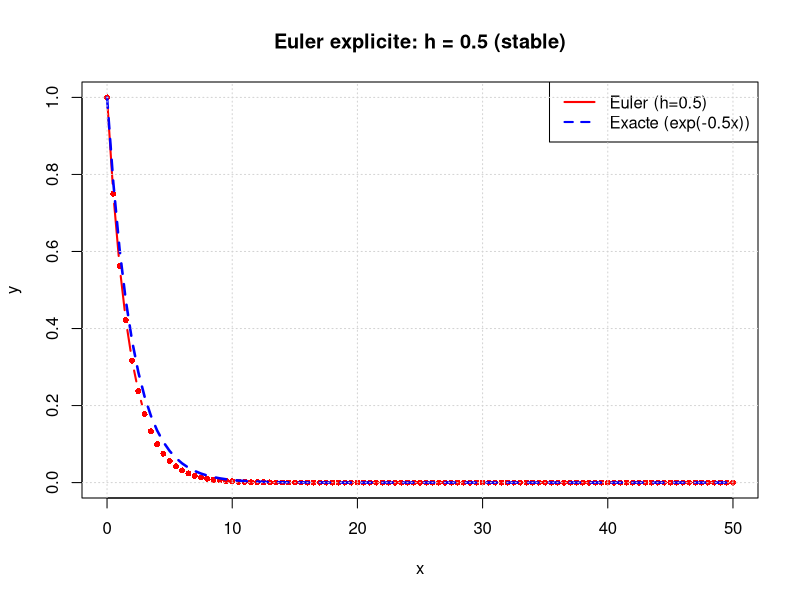
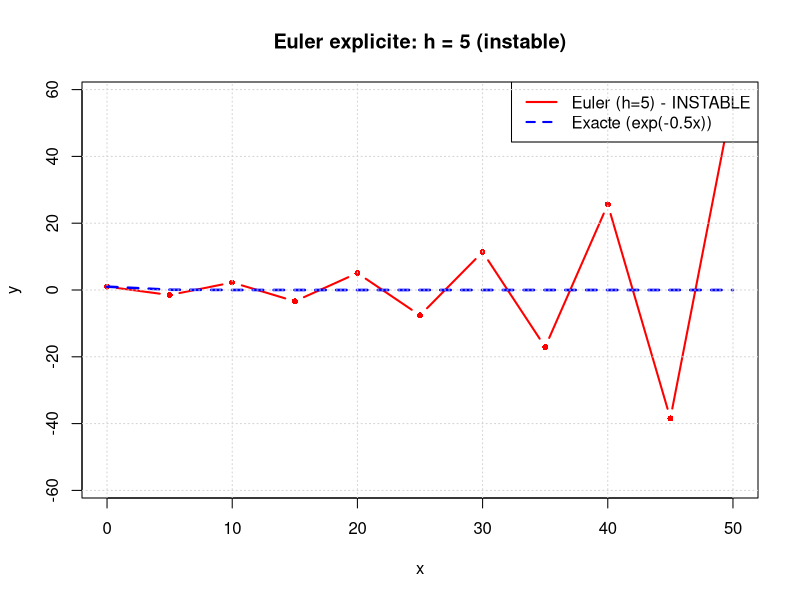
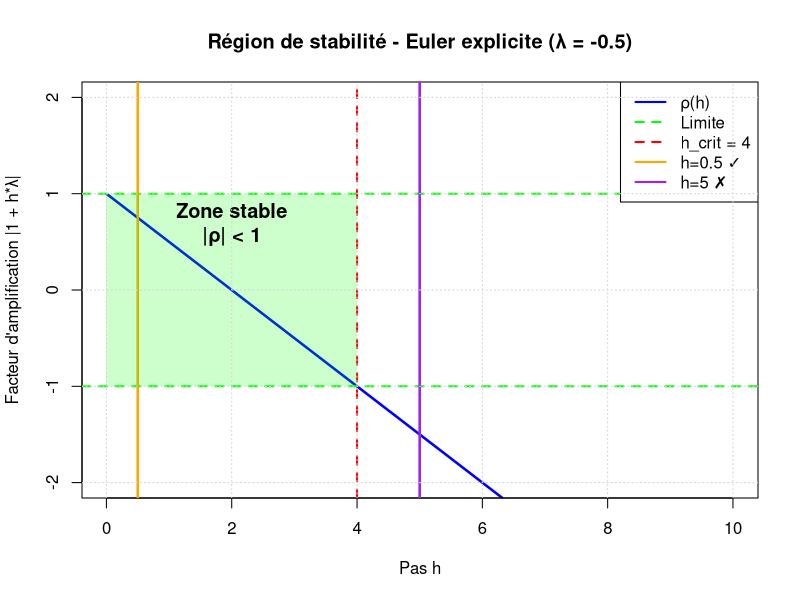
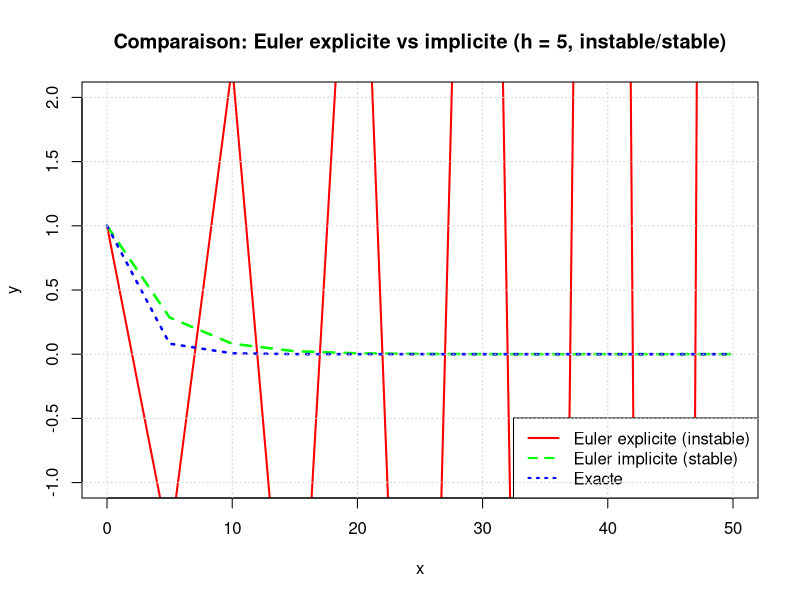
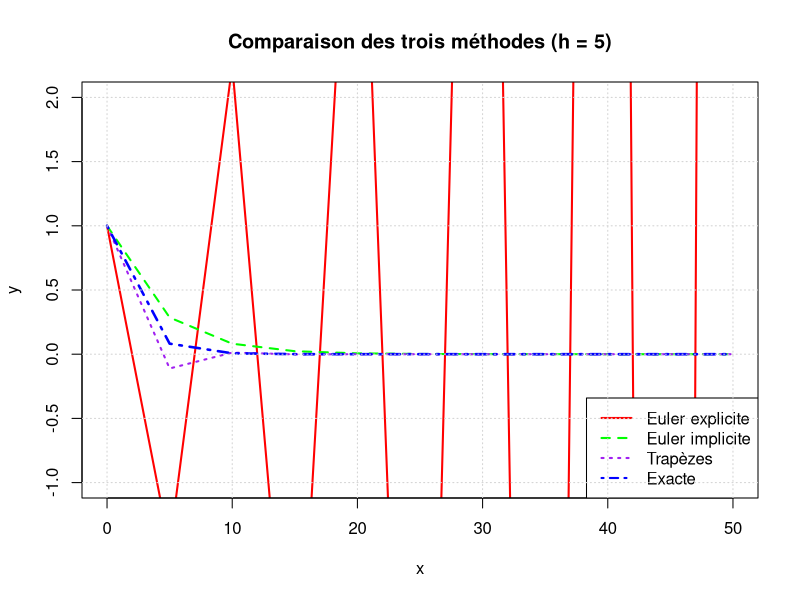
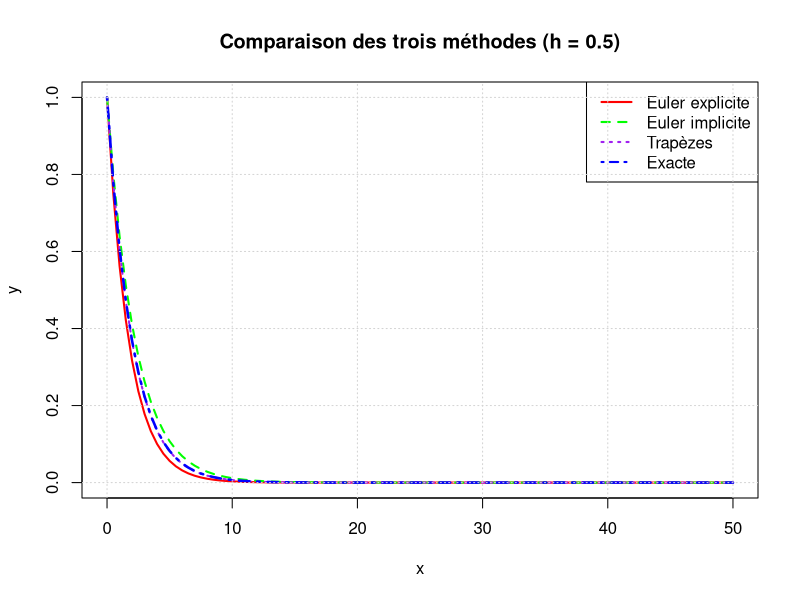
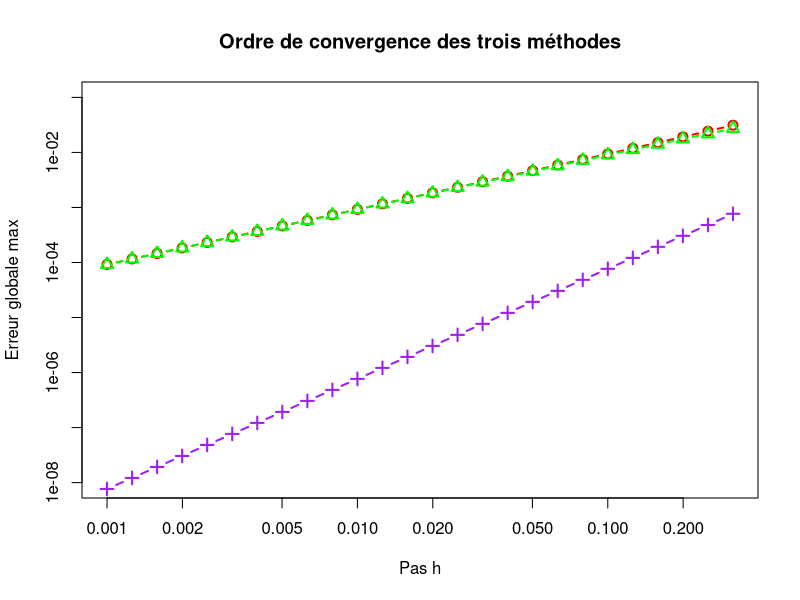

Source code (R) for these figures, in order: (Note: this script raises an error after producing the figures.)
# Exercice 2 - Méthode des Trapèzes
# Stabilité numérique et équations raides

# ============================================================================
# CONFIGURATION: Dossier de sortie des images
# ============================================================================
output_dir <- "TP2/Partie 2/output"
dir.create(output_dir, recursive = TRUE, showWarnings = FALSE)
cat("Les images seront sauvegardées dans:", file.path(getwd(), output_dir), "\n\n")

# ============================================================================
# Problème de test: y'(x) = λy(x), y(0) = 1
# Solution exacte: y(x) = exp(λx)
# ============================================================================

lambda <- -0.5

# Solution exacte
y_exacte <- function(x, lambda) {
  exp(lambda * x)
}

# ============================================================================
# MÉTHODE 1: Euler explicite
# ============================================================================
euler_explicite <- function(lambda, x0, xf, y0, h) {
  n <- floor((xf - x0) / h)
  x <- seq(x0, x0 + n * h, by = h)
  y <- numeric(n + 1)
  y[1] <- y0
  
  for (i in 1:n) {
    y[i+1] <- y[i] * (1 + h * lambda)
  }
  
  return(list(x = x, y = y))
}

# ============================================================================
# MÉTHODE 2: Euler implicite
# ============================================================================
euler_implicite <- function(lambda, x0, xf, y0, h) {
  n <- floor((xf - x0) / h)
  x <- seq(x0, x0 + n * h, by = h)
  y <- numeric(n + 1)
  y[1] <- y0
  
  # y_{i+1} = y_i + h * lambda * y_{i+1}
  # y_{i+1} * (1 - h * lambda) = y_i
  # y_{i+1} = y_i / (1 - h * lambda)
  
  for (i in 1:n) {
    y[i+1] <- y[i] / (1 - h * lambda)
  }
  
  return(list(x = x, y = y))
}

# ============================================================================
# MÉTHODE 3: Méthode des trapèzes (implicite)
# ============================================================================
trapeze <- function(lambda, x0, xf, y0, h) {
  n <- floor((xf - x0) / h)
  x <- seq(x0, x0 + n * h, by = h)
  y <- numeric(n + 1)
  y[1] <- y0
  
  # y_{i+1} = y_i + (h/2) * (lambda * y_i + lambda * y_{i+1})
  # y_{i+1} = y_i + (h/2) * lambda * y_i + (h/2) * lambda * y_{i+1}
  # y_{i+1} * (1 - (h/2) * lambda) = y_i * (1 + (h/2) * lambda)
  # y_{i+1} = y_i * (1 + (h/2) * lambda) / (1 - (h/2) * lambda)
  
  coeff <- (1 + (h/2) * lambda) / (1 - (h/2) * lambda)
  
  for (i in 1:n) {
    y[i+1] <- y[i] * coeff
  }
  
  return(list(x = x, y = y))
}

# ============================================================================
# QUESTION 1: Euler explicite avec h = 0.5 et h = 5
# ============================================================================
cat("\n=== QUESTION 1: Euler explicite - Stabilité avec lambda = -0.5 ===\n\n")

x0 <- 0
xf <- 50
y0 <- 1

# Cas 1: h = 0.5 (stable)
h1 <- 0.5
sol_euler_h05 <- euler_explicite(lambda, x0, xf, y0, h1)
y_exact_h05 <- y_exacte(sol_euler_h05$x, lambda)

cat(sprintf("h = %.1f: Critère de stabilité |1 + h*lambda| = |1 + %.1f*(-0.5)| = |%.2f| < 1?\n", 
            h1, h1, 1 + h1 * lambda))
cat(sprintf("         %s (STABLE)\n", ifelse(abs(1 + h1 * lambda) < 1, "OUI", "NON")))

# Cas 2: h = 5 (instable)
h2 <- 5
sol_euler_h5 <- euler_explicite(lambda, x0, xf, y0, h2)
y_exact_h5 <- y_exacte(sol_euler_h5$x, lambda)

cat(sprintf("h = %.1f: Critère de stabilité |1 + h*lambda| = |1 + %.1f*(-0.5)| = |%.2f| < 1?\n", 
            h2, h2, 1 + h2 * lambda))
cat(sprintf("         %s (INSTABLE)\n", ifelse(abs(1 + h2 * lambda) < 1, "OUI", "NON")))

# Graphique 1: Euler h = 0.5 vs solution exacte
png(file.path(output_dir, "Ex2_1_Euler_h05_stable.png"), width = 900, height = 600)
plot(sol_euler_h05$x, sol_euler_h05$y, type = "b", col = "red", 
     main = "Euler explicite: h = 0.5 (stable)",
     xlab = "x", ylab = "y", lwd = 2, pch = 16, cex = 0.8)
lines(sol_euler_h05$x, y_exact_h05, col = "blue", lwd = 2.5, lty = 2)
legend("topright", c("Euler (h=0.5)", "Exacte (exp(-0.5x))"), 
       col = c("red", "blue"), lwd = 2, lty = c(1, 2))
grid()
dev.off()

# Graphique 2: Euler h = 5 vs solution exacte (montre l'instabilité)
png(file.path(output_dir, "Ex2_1_Euler_h5_instable.png"), width = 900, height = 600)
# Limitation pour la visualisation
ylim_val <- min(max(sol_euler_h5$y[1:50], na.rm = TRUE), 1e6)
plot(sol_euler_h5$x, sol_euler_h5$y, type = "b", col = "red", 
     main = "Euler explicite: h = 5 (instable)",
     xlab = "x", ylab = "y", lwd = 2, pch = 16, cex = 0.8,
     ylim = c(-ylim_val, ylim_val))
lines(sol_euler_h5$x, y_exact_h5, col = "blue", lwd = 2.5, lty = 2)
legend("topright", c("Euler (h=5) - INSTABLE", "Exacte (exp(-0.5x))"), 
       col = c("red", "blue"), lwd = 2, lty = c(1, 2))
grid()
dev.off()

cat(sprintf("\nObservations:\n"))
cat(sprintf("- Avec h=0.5: La solution approchée suit l'exacte (facteur %.4f < 1)\n", 1 + h1 * lambda))
cat(sprintf("- Avec h=5: La solution oscille et diverge (facteur %.2f, amplitude croît)\n", 1 + h2 * lambda))

# ============================================================================
# QUESTION 2: Analyse de la stabilité
# ============================================================================
cat("\n=== QUESTION 2: Condition de stabilité pour Euler explicite ===\n\n")

cat("Pour Euler explicite: y_{i+1} = y_i * (1 + h*lambda)\n")
cat("Le facteur d'amplification est: ρ(h,lambda) = 1 + h*lambda\n\n")
cat("Stabilité requiert: |ρ(h,lambda)| < 1\n")
cat("Soit: |1 + h*lambda| < 1\n\n")

# Pour lambda < 0 (équation décroissante):
cat("Pour lambda < 0 (décroissance):\n")
cat("  - |1 + h*lambda| < 1  ⟺  -1 < 1 + h*lambda < 1\n")
cat("  - Borne inférieure: 1 + h*lambda > -1  ⟹  h*lambda > -2  ⟹  h < -2/lambda = 2/|lambda|\n")
cat(sprintf("  - Ici lambda = %.1f, donc h_max = 2/|lambda| = %.1f\n", lambda, 2/abs(lambda)))

# Graphique 3: Région de stabilité
png(file.path(output_dir, "Ex2_2_Stabilite_Euler.png"), width = 900, height = 600)
h_vals <- seq(0.01, 10, by = 0.01)
rho <- 1 + h_vals * lambda
plot(h_vals, rho, type = "l", col = "blue", lwd = 2.5,
     main = "Région de stabilité - Euler explicite (λ = -0.5)",
     xlab = "Pas h", ylab = "Facteur d'amplification |1 + h*λ|", 
     ylim = c(-2, 2))
abline(h = 1, col = "green", lwd = 2, lty = 2)
abline(h = -1, col = "green", lwd = 2, lty = 2)
abline(v = 4, col = "red", lwd = 2, lty = 2)
abline(v = h1, col = "orange", lwd = 2.5, lty = 1)
abline(v = h2, col = "purple", lwd = 2.5, lty = 1)

# Zone stable
polygon(c(0, 4, 4, 0), c(-1, -1, 1, 1), col = rgb(0, 1, 0, 0.2), border = NA)
text(2, 0.7, "Zone stable\n|ρ| < 1", cex = 1.2, font = 2)

legend("topright", c("ρ(h)", "Limite", "h_crit = 4", "h=0.5 ✓", "h=5 ✗"), 
       col = c("blue", "green", "red", "orange", "purple"), lwd = 2, lty = c(1, 2, 2, 1, 1))
grid()
dev.off()

# ============================================================================
# QUESTION 3: Euler implicite vs Euler explicite
# ============================================================================
cat("\n=== QUESTION 3: Euler implicite (inconditionnellement stable) ===\n\n")

# Même test avec Euler implicite
sol_implicit_h05 <- euler_implicite(lambda, x0, xf, y0, h1)
sol_implicit_h5 <- euler_implicite(lambda, x0, xf, y0, h2)

cat(sprintf("Euler implicite: y_{i+1} = y_i / (1 - h*lambda)\n\n"))
cat(sprintf("h = %.1f: Facteur d'amplification = 1/(1 - %.1f*(-0.5)) = 1/%.2f = %.4f < 1 ✓ STABLE\n", 
            h1, h1, 1 - h1 * lambda, 1/(1 - h1 * lambda)))
cat(sprintf("h = %.1f: Facteur d'amplification = 1/(1 - %.1f*(-0.5)) = 1/%.2f = %.4f < 1 ✓ STABLE\n", 
            h2, h2, 1 - h2 * lambda, 1/(1 - h2 * lambda)))

# Graphique 4: Comparaison Euler explicite vs implicite (h=5)
png(file.path(output_dir, "Ex2_3_Euler_Explicit_vs_Implicit_h5.png"), width = 900, height = 600)
plot(sol_euler_h5$x, sol_euler_h5$y, type = "l", col = "red", 
     main = "Comparaison: Euler explicite vs implicite (h = 5, instable/stable)",
     xlab = "x", ylab = "y", lwd = 2, lty = 1,
     ylim = c(-1, 2))
lines(sol_implicit_h5$x, sol_implicit_h5$y, col = "green", lwd = 2.5, lty = 2)
lines(sol_euler_h5$x, y_exact_h5, col = "blue", lwd = 2.5, lty = 3)
legend("bottomright", c("Euler explicite (instable)", "Euler implicite (stable)", "Exacte"), 
       col = c("red", "green", "blue"), lwd = 2, lty = c(1, 2, 3))
grid()
dev.off()

# ============================================================================
# QUESTION 4: Méthode des trapèzes
# ============================================================================
cat("\n=== QUESTION 4: Méthode des trapèzes (ordre 2, inconditionnellement stable) ===\n\n")

sol_trap_h05 <- trapeze(lambda, x0, xf, y0, h1)
sol_trap_h5 <- trapeze(lambda, x0, xf, y0, h2)

cat(sprintf("Méthode des trapèzes: y_{i+1} = y_i * (1 + h*lambda/2) / (1 - h*lambda/2)\n\n"))
cat(sprintf("h = %.1f: Facteur = (1 + %.2f)/(1 - %.2f) = %.4f\n", 
            h1, h1 * lambda / 2, h1 * lambda / 2, (1 + h1 * lambda / 2)/(1 - h1 * lambda / 2)))
cat(sprintf("h = %.1f: Facteur = (1 + %.2f)/(1 - %.2f) = %.4f\n", 
            h2, h2 * lambda / 2, h2 * lambda / 2, (1 + h2 * lambda / 2)/(1 - h2 * lambda / 2)))

# Graphique 5: Comparaison des trois méthodes (h=5)
png(file.path(output_dir, "Ex2_4_Comparaison_methodes_h5.png"), width = 900, height = 600)
plot(sol_euler_h5$x, sol_euler_h5$y, type = "l", col = "red", 
     main = "Comparaison des trois méthodes (h = 5)",
     xlab = "x", ylab = "y", lwd = 2, lty = 1,
     ylim = c(-1, 2))
lines(sol_implicit_h5$x, sol_implicit_h5$y, col = "green", lwd = 2, lty = 2)
lines(sol_trap_h5$x, sol_trap_h5$y, col = "purple", lwd = 2, lty = 3)
lines(sol_euler_h5$x, y_exact_h5, col = "blue", lwd = 2.5, lty = 4)
legend("bottomright", c("Euler explicite", "Euler implicite", "Trapèzes", "Exacte"), 
       col = c("red", "green", "purple", "blue"), lwd = 2, lty = c(1, 2, 3, 4))
grid()
dev.off()

# Graphique 6: Comparaison (h=0.5) - toutes les méthodes convergent
png(file.path(output_dir, "Ex2_4_Comparaison_methodes_h05.png"), width = 900, height = 600)
sol_euler_h05 <- euler_explicite(lambda, x0, xf, y0, h1)
sol_implicit_h05 <- euler_implicite(lambda, x0, xf, y0, h1)
sol_trap_h05 <- trapeze(lambda, x0, xf, y0, h1)

plot(sol_euler_h05$x, sol_euler_h05$y, type = "l", col = "red", 
     main = "Comparaison des trois méthodes (h = 0.5)",
     xlab = "x", ylab = "y", lwd = 2, lty = 1)
lines(sol_implicit_h05$x, sol_implicit_h05$y, col = "green", lwd = 2, lty = 2)
lines(sol_trap_h05$x, sol_trap_h05$y, col = "purple", lwd = 2, lty = 3)
lines(sol_euler_h05$x, y_exact_h05, col = "blue", lwd = 2.5, lty = 4)
legend("topright", c("Euler explicite", "Euler implicite", "Trapèzes", "Exacte"), 
       col = c("red", "green", "purple", "blue"), lwd = 2, lty = c(1, 2, 3, 4))
grid()
dev.off()

# ============================================================================
# ANALYSE DE CONVERGENCE - Ordre de la méthode des trapèzes
# ============================================================================
cat("\n=== ANALYSE DE CONVERGENCE - Ordre des méthodes (intervalle x ∈ [0, 3]) ===\n\n")

# Utiliser un intervalle d'intégration réduit pour le calcul d'ordre
xf_order <- 2

h_values <- 10^seq(-3, -0.5, by = 0.1)  # h de 10^-3 à ~0.3
errors_euler <- numeric(length(h_values))
errors_implicit <- numeric(length(h_values))
errors_trap <- numeric(length(h_values))

# Solution de référence avec un très petit h
h_ref <- 0.001
sol_ref <- trapeze(lambda, x0, xf_order, y0, h_ref)
y_exact_ref <- y_exacte(sol_ref$x, lambda)

for (i in seq_along(h_values)) {
  h <- h_values[i]
  
  # Euler explicite
  sol <- euler_explicite(lambda, x0, xf_order, y0, h)
  y_exact <- y_exacte(sol$x, lambda)
  errors_euler[i] <- max(abs(sol$y - y_exact))
  
  # Euler implicite
  sol <- euler_implicite(lambda, x0, xf_order, y0, h)
  y_exact <- y_exacte(sol$x, lambda)
  errors_implicit[i] <- max(abs(sol$y - y_exact))
  
  # Trapèzes
  sol <- trapeze(lambda, x0, xf_order, y0, h)
  y_exact <- y_exacte(sol$x, lambda)
  errors_trap[i] <- max(abs(sol$y - y_exact))
}

# Calcul des ordres
fit_euler <- lm(log(errors_euler) ~ log(h_values))
fit_implicit <- lm(log(errors_implicit) ~ log(h_values))
fit_trap <- lm(log(errors_trap) ~ log(h_values))

order_euler <- fit_euler$coefficients[2]
order_implicit <- fit_implicit$coefficients[2]
order_trap <- fit_trap$coefficients[2]

cat(sprintf("Ordre d'Euler explicite:      %.3f (théorique: 1)\n", order_euler))
cat(sprintf("Ordre d'Euler implicite:      %.3f (théorique: 1)\n", order_implicit))
cat(sprintf("Ordre des trapèzes:           %.3f (théorique: 2)\n", order_trap))

# Graphique 7: Convergence
png(file.path(output_dir, "Ex2_5_Ordres_convergence.png"), width = 900, height = 600)
plot(h_values, errors_euler, type = "b", pch = 1, log = "xy",
     main = "Ordre de convergence des trois méthodes",
     xlab = "Pas h", ylab = "Erreur globale max",
     lwd = 2, cex = 1.2, col = "red", ylim = c(1e-8, 1e-1))
points(h_values, errors_implicit, type = "b", col = "green", lwd = 2, cex = 1.2, pch = 2)
points(h_values, errors_trap, type = "b", col = "purple", lwd = 2, cex = 1.2, pch = 3)

# Droites de tendance (limiter au domaine des données)
x_line <- range(h_values)
y_euler <- exp(fit_euler$coefficients[1]) * x_line^order_euler
y_implicit <- exp(fit_implicit$coefficients[1]) * x_line^order_implicit
y_trap <- exp(fit_trap$coefficients[1]) * x_line^order_trap

# Vérifier et clipper les valeurs pour éviter les artefacts
ylim_trend_min <- min(ylim_min, min(y_euler, y_implicit, y_trap, na.rm=TRUE))
ylim_trend_max <- max(ylim_max, max(y_euler, y_implicit, y_trap, na.rm=TRUE))

lines(x_line, pmax(pmin(y_euler, ylim_trend_max), ylim_trend_min), col = "red", lwd = 2, lty = 2)
lines(x_line, pmax(pmin(y_implicit, ylim_trend_max), ylim_trend_min), col = "green", lwd = 2, lty = 2)
lines(x_line, pmax(pmin(y_trap, ylim_trend_max), ylim_trend_min), col = "purple", lwd = 2, lty = 2)

legend("bottomright",
       c(sprintf("Euler explicite (ordre %.2f)", order_euler),
         sprintf("Euler implicite (ordre %.2f)", order_implicit),
         sprintf("Trapèzes (ordre %.2f)", order_trap)),
       col = c("red", "green", "purple"), lwd = 2, pch = c(1, 2, 3))
grid()
dev.off()

# ============================================================================
# RÉSUMÉ ET CONCLUSIONS
# ============================================================================
cat("\n=== RÉSUMÉ ET CONCLUSIONS ===\n\n")

cat("1. STABILITÉ NUMÉRIQUE:\n")
cat("   - Euler explicite: conditionnellement stable (h < 4 pour λ = -0.5)\n")
cat("   - Euler implicite: inconditionnellement stable (stable pour tout h)\n")
cat("   - Trapèzes: inconditionnellement stable (stable pour tout h)\n\n")

cat("2. PRÉCISION:\n")
cat("   - Euler explicite et implicite: ordre 1 (O(h))\n")
cat("   - Trapèzes: ordre 2 (O(h²))\n\n")

cat("3. RECOMMANDATIONS:\n")
cat("   - Pour les équations raides (λ très négatif): préférer implicite ou trapèzes\n")
cat("   - Les trapèzes offrent le meilleur compromis (ordre 2 + stabilité)\n\n")

cat("\n Tous les graphiques ont été générés.\n")
